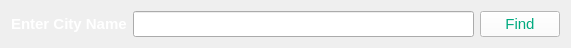
     <widget class="QWidget" name="layoutWidget">
      <property name="geometry">
       <rect>
        <x>700</x>
        <y>20</y>
        <width>571</width>
        <height>41</height>
       </rect>
      </property>
      <layout class="QHBoxLayout" name="horizontalLayout">
       <item>
        <widget class="QLabel" name="queryLabel_2">
         <property name="font">
          <font>
           <family>Yu Gothic UI</family>
           <pointsize>11</pointsize>
           <weight>75</weight>
           <bold>true</bold>
          </font>
         </property>
         <property name="styleSheet">
          <string notr="true">color: rgb(255, 255, 255);</string>
         </property>
         <property name="text">
          <string>Enter City Name</string>
         </property>
        </widget>
       </item>
       <item>
        <widget class="QLineEdit" name="query_2">
         <property name="font">
          <font>
           <family>Yu Gothic UI</family>
           <pointsize>11</pointsize>
          </font>
         </property>
         <property name="styleSheet">
          <string notr="true">color: rgb(170, 255, 255);
border-color: rgb(255, 255, 255);</string>
         </property>
        </widget>
       </item>
       <item>
        <widget class="QPushButton" name="queryButton_2">
         <property name="font">
          <font>
           <family>Yu Gothic UI</family>
           <pointsize>11</pointsize>
          </font>
         </property>
         <property name="styleSheet">
          <string notr="true">background-color: rgb(255, 255, 255);
border-color: rgb(255, 255, 255);
color: rgb(0, 170, 127);</string>
         </property>
         <property name="text">
          <string>Find</string>
         </property>
        </widget>
       </item>
      </layout>
     </widget>
